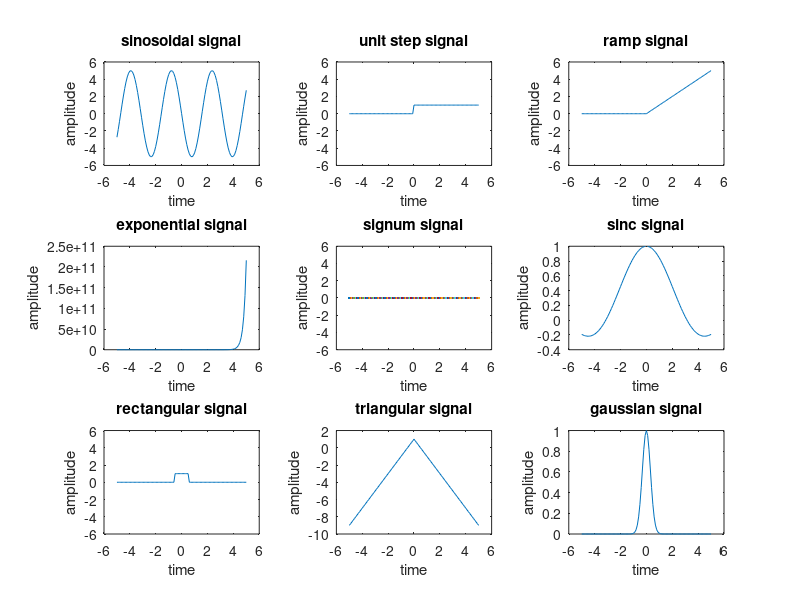

Recreate this plot in MATLAB.
t = -5:0.1:5; A = 5; W = 2; c = 3; s =0;
x = A*cos(W*t+3.14/2); #sine wave
subplot(3,3,1)
plot(t,x) 
xlabel('time');
ylabel('amplitude');
title('sinosoidal signal');
u = (t>=0);	#unit step signal
subplot(3,3,2)
plot(t,u) 
ylim ([-6, 6]);
xlabel('time');
ylabel('amplitude');
title('unit step signal');
r = (t.*u);	#ramp signal
subplot(3,3,3)
plot(t,r) 
ylim ([-6, 6]);
xlabel('time');
ylabel('amplitude');
title('ramp signal');
e = c.*exp(A*t);	#exponential signal
subplot(3,3,4)
plot(t,e)
xlabel('time');
ylabel('amplitude');
title('exponential signal');
if (t>0)		#signum signal
  s = 1;
elseif (t<0)
  s = -1;
endif    
subplot(3,3,5)
plot(t,s)
ylim ([-6, 6]);
xlabel('time');
ylabel('amplitude');
title('signum signal');
si = sin(t)./t;		#sinc function	
subplot(3,3,6)
plot(t,si)
xlabel('time');
ylabel('amplitude');
title('sinc signal');
re =  (abs(t)<=1/2);		#rectangular signal
subplot(3,3,7)
plot(t,re)
ylim ([-6, 6]);
xlabel('time');
ylabel('amplitude');
title('rectangular signal');
tr = 1 - abs(t)/0.5;		#triangular signal
subplot(3,3,8)
plot(t,tr)
xlabel('time');
ylabel('amplitude');
title('triangular signal');
g = exp(-A*((t).^2));		#gaussian distribution
subplot(3,3,9)
plot(t,g)
xlabel('time');
ylabel('amplitude');
title('gaussian signal');
